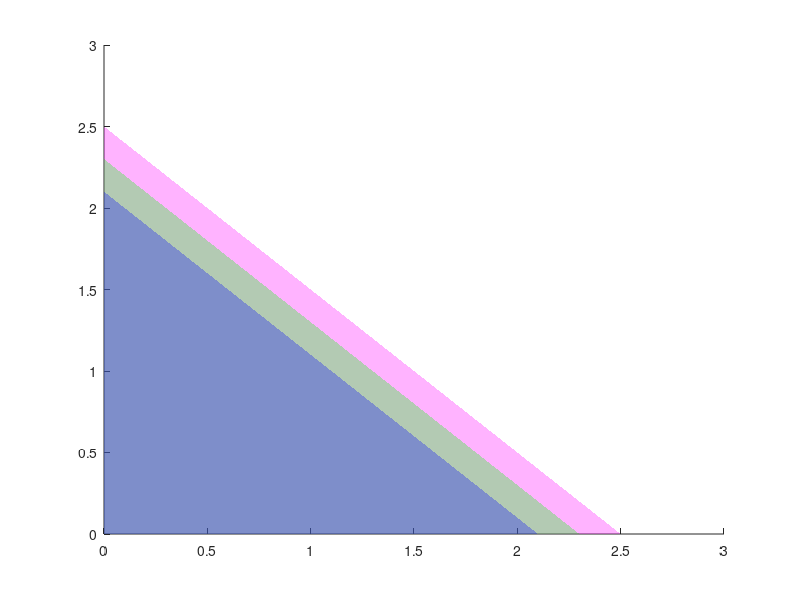

Here is the MATLAB script that generated this plot: (Note: this script raises an error after producing the figure.)
clc
clear all
fontSizeOverall = 25;
x = linspace(0,3);
y0 = zeros(length(x),1);
y1 = ones(length(x),1);
y2 = 2*ones(length(x),1);

%MILP Constraints
%y<=2.1-x
y_MILP = 2.1-x;
%xi = 0.8
%y<=2.3-x
y_xi_0_8 = 2.3-x;
%xi = 1
%y<=2.5-x
y_xi_1 = 2.5-x;

% region_MILP 
xlim([0,3]);
ylim([0,3]);
hold on
area(x,y_xi_1,'FaceColor','m','FaceAlpha',0.3,'EdgeAlpha',0.3,'LineWidth',2);
area(x,y_xi_0_8,'FaceColor','g','FaceAlpha',0.3,'EdgeAlpha',0.3,'LineWidth',2);
area(x,y_MILP,'FaceColor','b','FaceAlpha',0.3,'EdgeAlpha',0.3,'LineWidth',2);
% plot(x,y_MILP);

% plot(x,y_xi_0_8);

% plot(x,y_xi_1);
ax = gca;
ax.FontSize = fontSizeOverall;
plot(x,y0,'k','LineWidth',2);
plot(x,y1,'k','LineWidth',2);
plot(x,y2,'k','LineWidth',2);
xlabel('x','Interpreter','latex','FontWeight','Bold','FontSize',fontSizeOverall);
ylabel('y','Interpreter','latex','FontWeight','Bold','FontSize',fontSizeOverall);

legend('$\xi=1$','$\xi = 0.8$', 'MILP','Interpreter','latex','FontWeight','Bold','FontSize',fontSizeOverall);